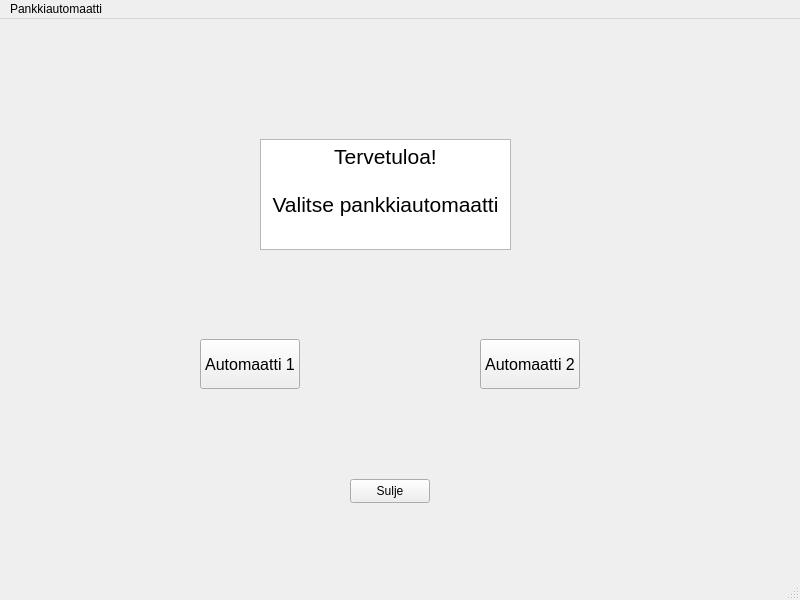
<?xml version="1.0" encoding="UTF-8"?>
<ui version="4.0">
 <class>MainWindow</class>
 <widget class="QMainWindow" name="MainWindow">
  <property name="geometry">
   <rect>
    <x>0</x>
    <y>0</y>
    <width>800</width>
    <height>600</height>
   </rect>
  </property>
  <property name="windowTitle">
   <string>MainWindow</string>
  </property>
  <widget class="QWidget" name="centralwidget">
   <widget class="QTextEdit" name="textTervetuloa">
    <property name="geometry">
     <rect>
      <x>260</x>
      <y>120</y>
      <width>251</width>
      <height>111</height>
     </rect>
    </property>
    <property name="html">
     <string>&lt;!DOCTYPE HTML PUBLIC &quot;-//W3C//DTD HTML 4.0//EN&quot; &quot;http://www.w3.org/TR/REC-html40/strict.dtd&quot;&gt;
&lt;html&gt;&lt;head&gt;&lt;meta name=&quot;qrichtext&quot; content=&quot;1&quot; /&gt;&lt;meta charset=&quot;utf-8&quot; /&gt;&lt;style type=&quot;text/css&quot;&gt;
p, li { white-space: pre-wrap; }
hr { height: 1px; border-width: 0; }
li.unchecked::marker { content: &quot;\2610&quot;; }
li.checked::marker { content: &quot;\2612&quot;; }
&lt;/style&gt;&lt;/head&gt;&lt;body style=&quot; font-family:'Segoe UI'; font-size:9pt; font-weight:400; font-style:normal;&quot;&gt;
&lt;p align=&quot;center&quot; style=&quot; margin-top:0px; margin-bottom:0px; margin-left:0px; margin-right:0px; -qt-block-indent:0; text-indent:0px;&quot;&gt;&lt;span style=&quot; font-size:16pt;&quot;&gt;Tervetuloa!&lt;br /&gt;&lt;br /&gt;Valitse pankkiautomaatti&lt;/span&gt;&lt;/p&gt;&lt;/body&gt;&lt;/html&gt;</string>
    </property>
   </widget>
   <widget class="QPushButton" name="btnPankkiautomaatti1">
    <property name="geometry">
     <rect>
      <x>200</x>
      <y>320</y>
      <width>100</width>
      <height>50</height>
     </rect>
    </property>
    <property name="font">
     <font>
      <pointsize>12</pointsize>
     </font>
    </property>
    <property name="text">
     <string>Automaatti 1</string>
    </property>
   </widget>
   <widget class="QPushButton" name="btnPankkiautomaatti2">
    <property name="geometry">
     <rect>
      <x>480</x>
      <y>320</y>
      <width>100</width>
      <height>50</height>
     </rect>
    </property>
    <property name="font">
     <font>
      <pointsize>12</pointsize>
     </font>
    </property>
    <property name="text">
     <string>Automaatti 2</string>
    </property>
   </widget>
   <widget class="QPushButton" name="btnAlkuruutuSulje">
    <property name="geometry">
     <rect>
      <x>350</x>
      <y>460</y>
      <width>80</width>
      <height>24</height>
     </rect>
    </property>
    <property name="text">
     <string>Sulje</string>
    </property>
   </widget>
  </widget>
  <widget class="QMenuBar" name="menubar">
   <property name="geometry">
    <rect>
     <x>0</x>
     <y>0</y>
     <width>800</width>
     <height>21</height>
    </rect>
   </property>
   <widget class="QMenu" name="menuPankkiautomaatti">
    <property name="title">
     <string>Pankkiautomaatti</string>
    </property>
   </widget>
   <addaction name="menuPankkiautomaatti"/>
  </widget>
  <widget class="QStatusBar" name="statusbar"/>
 </widget>
 <resources/>
 <connections/>
</ui>
